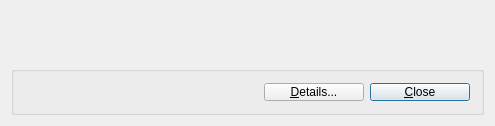
<?xml version="1.0" encoding="UTF-8"?>
<ui version="4.0">
 <class>CrashHandler</class>
 <widget class="QDialog" name="CrashHandler">
  <property name="geometry">
   <rect>
    <x>0</x>
    <y>0</y>
    <width>495</width>
    <height>126</height>
   </rect>
  </property>
  <property name="minimumSize">
   <size>
    <width>495</width>
    <height>126</height>
   </size>
  </property>
  <property name="windowTitle">
   <string>PC-BSD Crash Handler</string>
  </property>
  <property name="windowIcon">
   <iconset resource="CrashHandler.qrc">
    <normaloff>:/small_icon.png</normaloff>:/small_icon.png</iconset>
  </property>
  <layout class="QGridLayout" name="gridLayout_2">
   <item row="0" column="0">
    <layout class="QHBoxLayout" name="horizontalLayout">
     <item>
      <widget class="QLabel" name="icon">
       <property name="sizePolicy">
        <sizepolicy hsizetype="Fixed" vsizetype="Fixed">
         <horstretch>0</horstretch>
         <verstretch>0</verstretch>
        </sizepolicy>
       </property>
       <property name="maximumSize">
        <size>
         <width>64</width>
         <height>64</height>
        </size>
       </property>
       <property name="frameShape">
        <enum>QFrame::NoFrame</enum>
       </property>
       <property name="frameShadow">
        <enum>QFrame::Plain</enum>
       </property>
       <property name="pixmap">
        <pixmap resource="CrashHandler.qrc">:/large_icon.png</pixmap>
       </property>
       <property name="scaledContents">
        <bool>true</bool>
       </property>
       <property name="wordWrap">
        <bool>false</bool>
       </property>
      </widget>
     </item>
     <item>
      <widget class="QLabel" name="text">
       <property name="sizePolicy">
        <sizepolicy hsizetype="Expanding" vsizetype="Expanding">
         <horstretch>0</horstretch>
         <verstretch>0</verstretch>
        </sizepolicy>
       </property>
       <property name="minimumSize">
        <size>
         <width>417</width>
         <height>71</height>
        </size>
       </property>
       <property name="frameShape">
        <enum>QFrame::NoFrame</enum>
       </property>
       <property name="frameShadow">
        <enum>QFrame::Plain</enum>
       </property>
       <property name="text">
        <string/>
       </property>
       <property name="alignment">
        <set>Qt::AlignVCenter</set>
       </property>
       <property name="wordWrap">
        <bool>true</bool>
       </property>
      </widget>
     </item>
    </layout>
   </item>
   <item row="1" column="0">
    <widget class="QGroupBox" name="groupBox">
     <property name="title">
      <string/>
     </property>
     <layout class="QGridLayout" name="gridLayout">
      <item row="0" column="0">
       <layout class="QHBoxLayout" name="horizontalLayout_2">
        <item>
         <spacer name="spacer3">
          <property name="orientation">
           <enum>Qt::Horizontal</enum>
          </property>
          <property name="sizeType">
           <enum>QSizePolicy::Expanding</enum>
          </property>
          <property name="sizeHint" stdset="0">
           <size>
            <width>366</width>
            <height>31</height>
           </size>
          </property>
         </spacer>
        </item>
        <item>
         <widget class="QPushButton" name="detailsBut">
          <property name="minimumSize">
           <size>
            <width>100</width>
            <height>0</height>
           </size>
          </property>
          <property name="text">
           <string>&amp;Details...</string>
          </property>
          <property name="shortcut">
           <string>Alt+D</string>
          </property>
         </widget>
        </item>
        <item>
         <widget class="QPushButton" name="closeBut">
          <property name="minimumSize">
           <size>
            <width>100</width>
            <height>0</height>
           </size>
          </property>
          <property name="text">
           <string>&amp;Close</string>
          </property>
          <property name="shortcut">
           <string>Alt+C</string>
          </property>
          <property name="default">
           <bool>true</bool>
          </property>
         </widget>
        </item>
       </layout>
      </item>
     </layout>
    </widget>
   </item>
  </layout>
 </widget>
 <layoutdefault spacing="6" margin="11"/>
 <includes>
  <include location="global">details.h</include>
  <include location="global">qfile.h</include>
 </includes>
 <resources>
  <include location="CrashHandler.qrc"/>
 </resources>
 <connections>
  <connection>
   <sender>detailsBut</sender>
   <signal>clicked()</signal>
   <receiver>CrashHandler</receiver>
   <slot>showDetails()</slot>
   <hints>
    <hint type="sourcelabel">
     <x>20</x>
     <y>20</y>
    </hint>
    <hint type="destinationlabel">
     <x>20</x>
     <y>20</y>
    </hint>
   </hints>
  </connection>
  <connection>
   <sender>closeBut</sender>
   <signal>clicked()</signal>
   <receiver>CrashHandler</receiver>
   <slot>close()</slot>
   <hints>
    <hint type="sourcelabel">
     <x>20</x>
     <y>20</y>
    </hint>
    <hint type="destinationlabel">
     <x>20</x>
     <y>20</y>
    </hint>
   </hints>
  </connection>
 </connections>
</ui>
